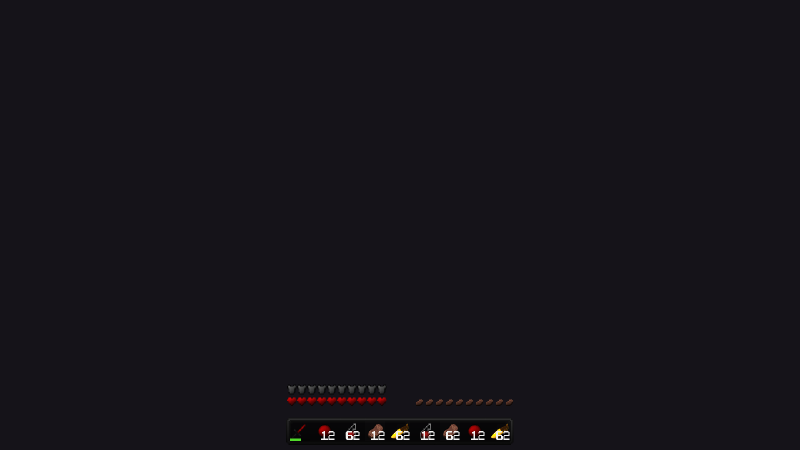
#> input picture tests/fixtures/sbi-alignment/verzide-full.png, 1600 x 900 px (shown at 1/2 size)
$ python -i render_hotbar.py   (imports and definitions only)
#> lines starting #> are read from the running program, lines starting #| are printed output that depends on the picture
"""Render pack icons two ways so the encoder can learn the gap between them.

`render_reference` is how the offline index sees a texture (crop to content,
nearest-scale onto a slot plate). `render_capture` is how the browser's slot
extractor sees the same item after the game drew it and the screenshot was
downscaled — a different resampling path, and the reason references and queries
never matched. Training on (reference, capture) pairs of the same texture teaches
the encoder to ignore that difference.
"""

from PIL import Image

PLATE = (32, 32, 32, 255)
ICON_FILL = 0.86
CAPTURE_SLOT_PX = 54


def load_first_frame(path):
    img = Image.open(path).convert("RGBA")
#> img is the input picture: PIL image 1600x900 RGBA; mean R, G, B, A 21.6, 19.3, 25.1, 255
    w, h = img.size
#> w = 1600; h = 900
    if h > w and h % w == 0:
        img = img.crop((0, 0, w, w))
    return img


def crop_to_content(img, alpha_min=48):
#> called with alpha_min = 48
    bbox = img.split()[3].point(lambda a: 255 if a >= alpha_min else 0).getbbox()
#> bbox = (0, 0, 1600, 900)
    if not bbox:
        return None
    return img.crop(bbox)


def _compose(item, out_size):
#> called with out_size = 54
    plate = Image.new("RGBA", (out_size, out_size), PLATE)
    off = (out_size - item.size[0]) // 2
#> off = 4
    plate.alpha_composite(item, (off, off))
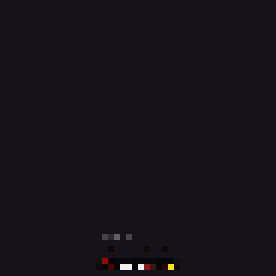
#> item: PIL image 46x46 RGBA (shown 6 times larger); mean R, G, B, A 21.6, 19.4, 25.2, 255
    return plate


def render_reference(path, out_size=16):
    """Index-side view: content-cropped item scaled onto a slot plate."""
    icon = crop_to_content(load_first_frame(path))
    if icon is None:
        return None
    item_px = max(2, int(round(out_size * ICON_FILL)))
    return _compose(icon.resize((item_px, item_px), Image.NEAREST), out_size)


def render_capture(path, out_size=16, slot_px=CAPTURE_SLOT_PX):
    """Extractor-side view: draw at slot resolution, then nearest-downscale.

    This mirrors what `extractHotbarSlots` hands the matcher for a real
    screenshot, so training positives cover the same resampling.
    """
    frame = load_first_frame(path)
    icon = crop_to_content(frame)
    if icon is None:
        return None
    item_px = max(2, int(round(slot_px * ICON_FILL)))
    big = _compose(icon.resize((item_px, item_px), Image.NEAREST), slot_px)
    return big.resize((out_size, out_size), Image.NEAREST)
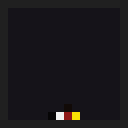
#> returned value: PIL image 16x16 RGBA (shown 8 times larger); mean R, G, B, A 25.7, 23.7, 27.3, 255


# Backwards-compatible alias: the reference renderer is the index-side view.
def render_slot(path, out_size=16, rng=None):
    return render_reference(path, out_size)

>>> result = render_capture('../../tests/fixtures/sbi-alignment/verzide-full.png')
